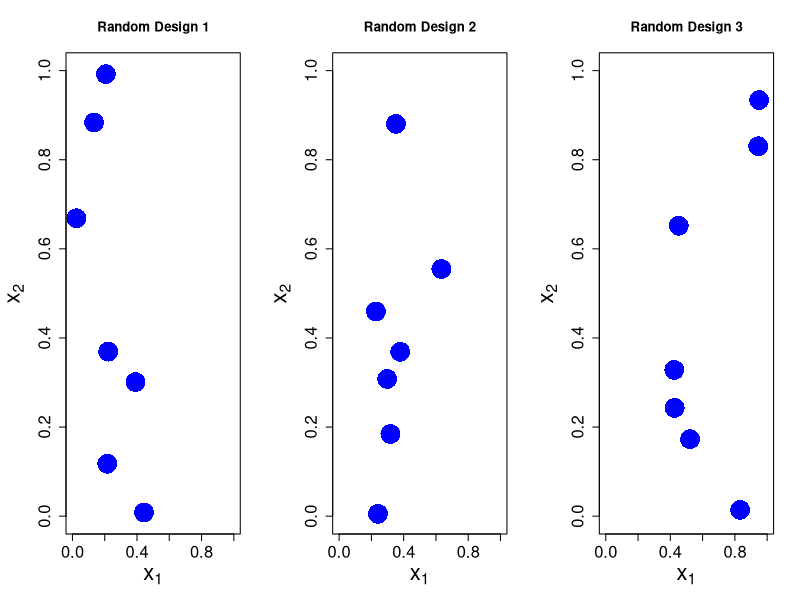
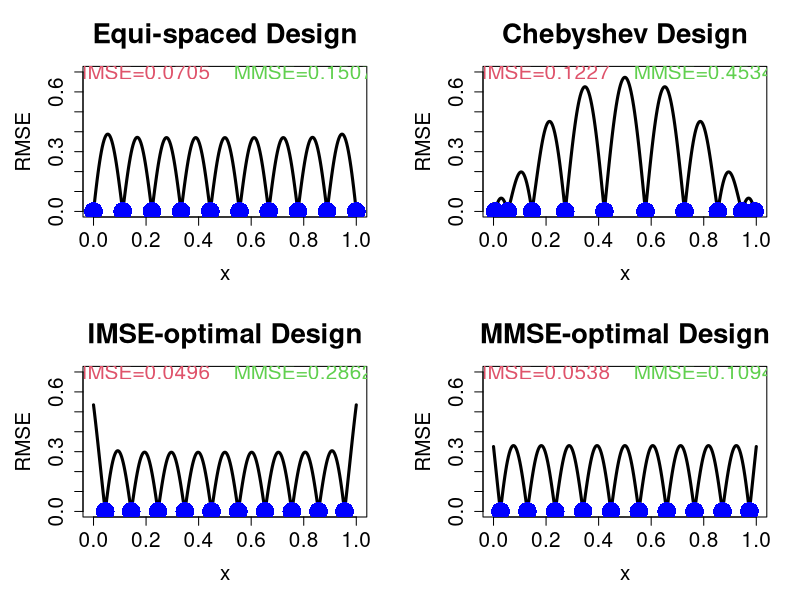
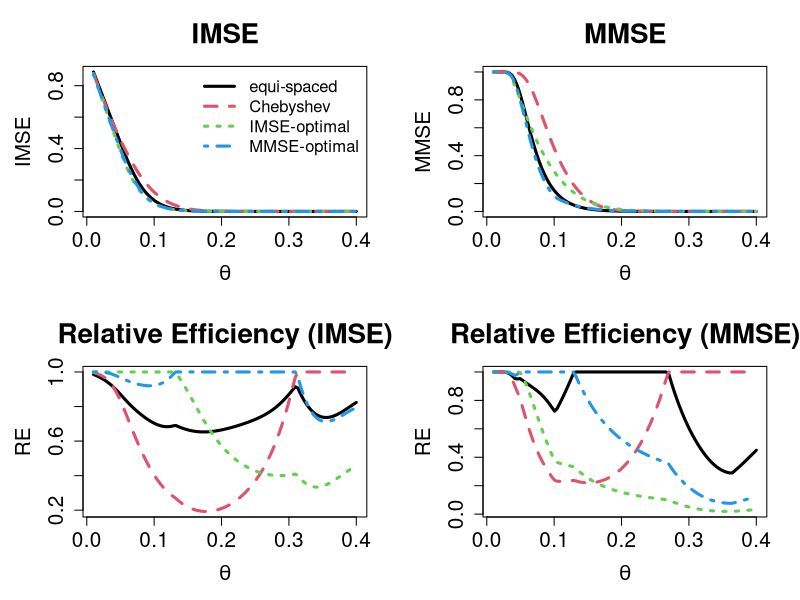
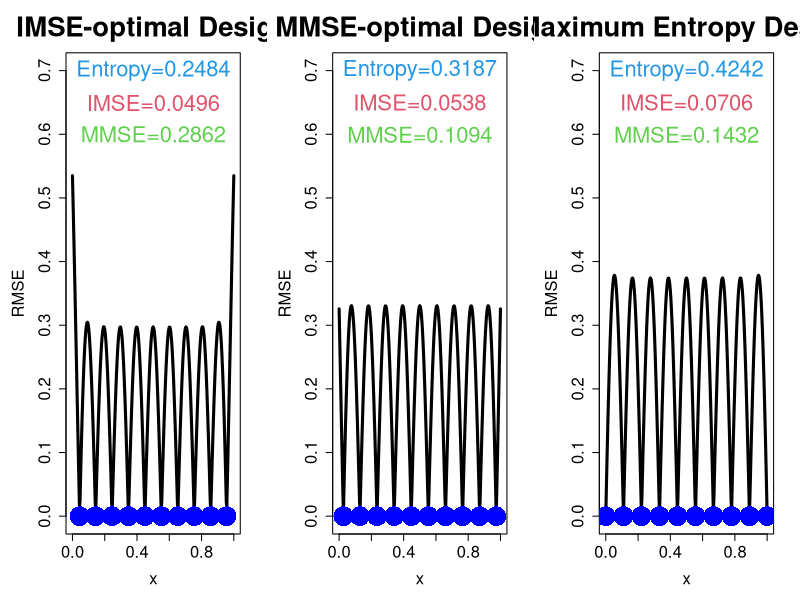

R code for these plots, in order:
## ---- chunk 1
knitr::opts_chunk$set(echo = TRUE, warning = FALSE, message = FALSE,
                      fig.width = 10, fig.height = 6)
## ---- chunk 2
# IMSE (Integrated Mean Squared Error)
imse <- function(D) {
  E <- as.matrix(dist(D))
  R <- exp(-(E / theta)^2)
  L <- chol(R + 10^(-6) * diag(n))
  r <- function(x) exp(-((x - D) / theta)^2)
  s <- function(x) {
    a <- forwardsolve(t(L), r(x))
    return(1 - sum(a^2))
  }
  val <- integrate(Vectorize(s), 0, 1, abs.tol = 10^(-10))$val
  return(val)
}

# MMSE (Maximum Mean Squared Error)
mmse <- function(D) {
  E <- as.matrix(dist(D))
  R <- exp(-(E / theta)^2)
  L <- chol(R + 10^(-6) * diag(n))
  r <- function(x) exp(-((x - D) / theta)^2)
  s <- function(x) {
    a <- forwardsolve(t(L), r(x))
    return(1 - sum(a^2))
  }
  test <- seq(0, 1, length = 1001)
  val <- apply(cbind(test), 1, s)
  return(max(val))
}

# Entropy
ent <- function(D) {
  E <- as.matrix(dist(D))
  R <- exp(-(E / theta)^2)
  val <- det(R)
  return(val)
}
negent <- function(D) -ent(D)
## ---- chunk 3
p <- 2
n <- 7

par(mar = c(5, 5, 4, 2))
par(mfrow = c(1, 3))

ind <- c(9, 45, 31)
for (i in 1:3) {
  set.seed(ind[i])
  D <- matrix(runif(n * p), nrow = n, ncol = p)
  plot(D, xlim = c(0, 1), ylim = c(0, 1), xlab = expression(x[1]),
       ylab = expression(x[2]), cex.lab = 2, cex.axis = 1.5,
       pch = 16, col = "blue", cex = 4, main = paste("Random Design", i))
}

par(mfrow = c(1, 1))
## ---- chunk 4
n <- 10
theta <- 0.1
N <- 301
test <- seq(0, 1, length = N)

r <- function(x) exp(-((x - D) / theta)^2)
s <- function(x) {
  a <- forwardsolve(t(L), r(x))
  return(sqrt(max(1 - sum(a^2), 0)))
}

par(mfrow = c(2, 2))

# 1. Equi-spaced design
D <- D1 <- ((1:n) - 1) / (n - 1)
E <- as.matrix(dist(D1))
R <- exp(-(E / theta)^2)
L <- chol(R + 10^(-6) * diag(n))
sa <- apply(cbind(test), 1, s)
plot(test, sa, type = "l", xlab = "x", ylab = "RMSE", ylim = c(0, 0.7),
     main = "Equi-spaced Design", cex.main = 2, cex.lab = 1.5, cex.axis = 1.5, lwd = 3)
points(cbind(D1, 0), pch = 16, col = "blue", cex = 3)
imse_value <- imse(D1)
text(0.2, 0.7, paste0("IMSE=", round(imse_value, 4)), cex = 1.5, col = 2)
mmse_value <- mmse(D1)
text(0.8, 0.7, paste0("MMSE=", round(mmse_value, 4)), cex = 1.5, col = 3)

# 2. Chebyshev design
d <- cos((2 * (1:n) - 1) / (2 * n) * pi)
D <- D2 <- (d + 1) / 2
E <- as.matrix(dist(D2))
R <- exp(-(E / theta)^2)
L <- chol(R + 10^(-6) * diag(n))
sa <- apply(cbind(test), 1, s)
plot(test, sa, type = "l", xlab = "x", ylab = "RMSE", ylim = c(0, 0.7),
     main = "Chebyshev Design", cex.main = 2, cex.lab = 1.5, cex.axis = 1.5, lwd = 3)
points(cbind(D2, 0), pch = 16, col = "blue", cex = 3)
imse_value <- imse(D2)
text(0.2, 0.7, paste0("IMSE=", round(imse_value, 4)), cex = 1.5, col = 2)
mmse_value <- mmse(D2)
text(0.8, 0.7, paste0("MMSE=", round(mmse_value, 4)), cex = 1.5, col = 3)

# 3. IMSE-optimal design
D0 <- ((1:n) - 0.5) / n
a <- optim(D0, imse, lower = rep(0, n), upper = rep(1, n), method = "L-BFGS-B")
D <- D3 <- a$par
E <- as.matrix(dist(D3))
R <- exp(-(E / theta)^2)
L <- chol(R + 10^(-6) * diag(n))
sa <- apply(cbind(test), 1, s)
plot(test, sa, type = "l", xlab = "x", ylab = "RMSE", ylim = c(0, 0.7),
     main = "IMSE-optimal Design", cex.main = 2, cex.lab = 1.5, cex.axis = 1.5, lwd = 3)
points(cbind(D3, 0), pch = 16, col = "blue", cex = 3)
imse_value <- imse(D3)
text(0.2, 0.7, paste0("IMSE=", round(imse_value, 4)), cex = 1.5, col = 2)
mmse_value <- mmse(D3)
text(0.8, 0.7, paste0("MMSE=", round(mmse_value, 4)), cex = 1.5, col = 3)

# 4. MMSE-optimal design
a <- optim(D0, mmse, lower = rep(0, n), upper = rep(1, n), method = "L-BFGS-B")
D <- D4 <- a$par
E <- as.matrix(dist(D4))
R <- exp(-(E / theta)^2)
L <- chol(R + 10^(-6) * diag(n))
sa <- apply(cbind(test), 1, s)
plot(test, sa, type = "l", xlab = "x", ylab = "RMSE", ylim = c(0, 0.7),
     main = "MMSE-optimal Design", cex.main = 2, cex.lab = 1.5, cex.axis = 1.5, lwd = 3)
points(cbind(D4, 0), pch = 16, col = "blue", cex = 3)
imse_value <- imse(D4)
text(0.2, 0.7, paste0("IMSE=", round(imse_value, 4)), cex = 1.5, col = 2)
mmse_value <- mmse(D4)
text(0.8, 0.7, paste0("MMSE=", round(mmse_value, 4)), cex = 1.5, col = 3)

par(mfrow = c(1, 1))
## ---- chunk 5
ev <- seq(0.01, 0.4, length = 100)
IR <- MR <- matrix(0, nrow = 100, ncol = 4)

for (i in 1:100) {
  theta <- ev[i]
  IR[i, ] <- c(imse(D1), imse(D2), imse(D3), imse(D4))
  MR[i, ] <- c(mmse(D1), mmse(D2), mmse(D3), mmse(D4))
}

par(mar = c(5, 5, 4, 2))
par(mfrow = c(2, 2))

matplot(ev, IR, type = "l", xlab = expression(theta), ylab = "IMSE", lwd = 3,
        main = "IMSE", cex.main = 2, cex.lab = 1.5, cex.axis = 1.5)
legend("topright", legend = c("equi-spaced", "Chebyshev", "IMSE-optimal", "MMSE-optimal"),
       lty = 1:4, col = 1:4, lwd = 3, bty = "n", cex = 1.2)

matplot(ev, MR, type = "l", xlab = expression(theta), ylab = "MMSE", lwd = 3,
        main = "MMSE", cex.main = 2, cex.lab = 1.5, cex.axis = 1.5)

IRR <- sweep(IR, 1, apply(IR, 1, min), "/")
matplot(ev, 1/IRR, type = "l", xlab = expression(theta), ylab = "RE", lwd = 3,
        main = "Relative Efficiency (IMSE)", cex.main = 2, cex.lab = 1.5, cex.axis = 1.5)

MRR <- sweep(MR, 1, apply(MR, 1, min), "/")
matplot(ev, 1/MRR, type = "l", xlab = expression(theta), ylab = "RE", lwd = 3,
        main = "Relative Efficiency (MMSE)", cex.main = 2, cex.lab = 1.5, cex.axis = 1.5)

par(mfrow = c(1, 1))
## ---- chunk 6
set.seed(1)
n <- 10
theta <- 0.1
N <- 301
test <- seq(0, 1, length = N)

r <- function(x) exp(-((x - D) / theta)^2)
s <- function(x) {
  a <- forwardsolve(t(L), r(x))
  return(sqrt(max(1 - sum(a^2), 0)))
}

par(mfrow = c(1, 3))

# IMSE-optimal design
D0 <- ((1:n) - 0.5) / n
a <- optim(D0, imse, lower = rep(0, n), upper = rep(1, n), method = "L-BFGS-B")
D <- D3 <- a$par
E <- as.matrix(dist(D3))
R <- exp(-(E / theta)^2)
L <- chol(R + 10^(-6) * diag(n))
sa <- apply(cbind(test), 1, s)
plot(test, sa, type = "l", xlab = "x", ylab = "RMSE", ylim = c(0, 0.7),
     main = "IMSE-optimal Design", cex.main = 2.5, cex.lab = 1.5, cex.axis = 1.5, lwd = 3)
points(cbind(D3, 0), pch = 16, col = "blue", cex = 4)
text(0.5, 0.7, paste0("Entropy=", round(ent(D3), 4)), cex = 2, col = 4)
text(0.5, 0.65, paste0("IMSE=", round(imse(D3), 4)), cex = 2, col = 2)
text(0.5, 0.6, paste0("MMSE=", round(mmse(D3), 4)), cex = 2, col = 3)

# MMSE-optimal design
a <- optim(D0, mmse, lower = rep(0, n), upper = rep(1, n), method = "L-BFGS-B")
D <- D4 <- a$par
E <- as.matrix(dist(D4))
R <- exp(-(E / theta)^2)
L <- chol(R + 10^(-6) * diag(n))
sa <- apply(cbind(test), 1, s)
plot(test, sa, type = "l", xlab = "x", ylab = "RMSE", ylim = c(0, 0.7),
     main = "MMSE-optimal Design", cex.main = 2.5, cex.lab = 1.5, cex.axis = 1.5, lwd = 3)
points(cbind(D4, 0), pch = 16, col = "blue", cex = 4)
text(0.5, 0.7, paste0("Entropy=", round(ent(D4), 4)), cex = 2, col = 4)
text(0.5, 0.65, paste0("IMSE=", round(imse(D4), 4)), cex = 2, col = 2)
text(0.5, 0.6, paste0("MMSE=", round(mmse(D4), 4)), cex = 2, col = 3)

# Maximum entropy design
D0 <- ((1:n) - 1) / (n - 1)
a <- optim(D0, negent, lower = rep(0, n), upper = rep(1, n), method = "L-BFGS-B")
D <- D5 <- a$par
E <- as.matrix(dist(D5))
R <- exp(-(E / theta)^2)
L <- chol(R + 10^(-6) * diag(n))
sa <- apply(cbind(test), 1, s)
plot(test, sa, type = "l", xlab = "x", ylab = "RMSE", ylim = c(0, 0.7),
     main = "Maximum Entropy Design", cex.main = 2.5, cex.lab = 1.5, cex.axis = 1.5, lwd = 3)
points(cbind(D5, 0), pch = 16, col = "blue", cex = 4)
text(0.5, 0.7, paste0("Entropy=", round(ent(D5), 4)), cex = 2, col = 4)
text(0.5, 0.65, paste0("IMSE=", round(imse(D5), 4)), cex = 2, col = 2)
text(0.5, 0.6, paste0("MMSE=", round(mmse(D5), 4)), cex = 2, col = 3)

par(mfrow = c(1, 1))
